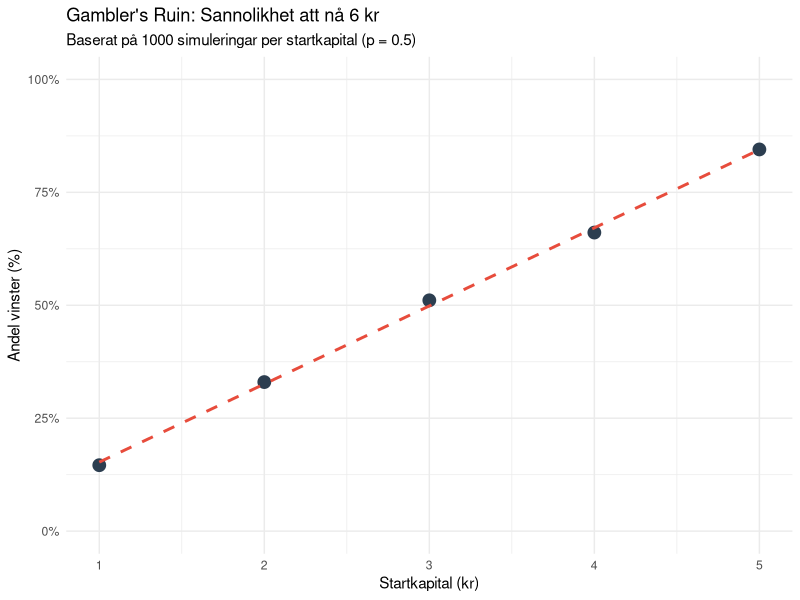

This figure's R source:
## ---- chunk 1
en_spelomgang <- function(p, kapital) {
  if (runif(1) < p) { # om vi vunnit
    return(kapital + 1)
  } else { # annars har vi förlorat
    return(kapital - 1)
  }
}

kim_spelar <- function(p, kapital){
 repeat {
   kapital <- en_spelomgang(p, kapital)
   if (kapital == 6)
     return(1)
   if (kapital == 0)
     return(0)
   else
     next
 }
}

set.seed(950122)
sim_kim <- function(p, n, kapital){
  i <- 0
  antal_vinster <- 0
  while (i < n){
    i <- i + 1
    if (kim_spelar(p, kapital) == 1)
      antal_vinster <- antal_vinster + 1
  }
  return(antal_vinster)
}
## ---- chunk 2
vinster <- sim_kim(0.5, 1000, 1)
## ---- chunk 3
n <- 1000
p <- 0.5
kapital1 <- 2
kapital2 <- 3
kapital3 <- 4
kapital4 <- 5

vinster1 <- sim_kim(p, n, kapital1)
vinster2 <- sim_kim(p, n, kapital2)
vinster3 <- sim_kim(p, n, kapital3)
vinster4 <- sim_kim(p, n, kapital4)
## ---- chunk 4
start_varden <- c(1, 2, 3, 4, 5)
resultat <- sapply(start_varden, function(k) sim_kim(0.5, 1000, k))

# Skapa en snygg dataframe
tabell <- data.frame(
  Startkapital = start_varden,
  Vinster = resultat,
  Andel = resultat / 1000
)
print(tabell)
## ---- chunk 5
# Ladda bibliotek för snyggare grafik
if (!require(ggplot2)) install.packages("ggplot2")
library(ggplot2)

# Inställningar
n <- 1000
p <- 0.5
start_kapital_vektor <- 1:5  # Skapar en lista c(1, 2, 3, 4, 5)

# Kör simuleringen för varje startkapital
vinster_vektor <- sapply(start_kapital_vektor, function(k) sim_kim(p, n, k))

# Skapa en dataframe för plotting
plot_data <- data.frame(
  Startkapital = start_kapital_vektor,
  Andel_Vinster = vinster_vektor / n
)

# Skapa plotten
ggplot(plot_data, aes(x = Startkapital, y = Andel_Vinster)) +
  geom_point(size = 4, color = "#2c3e50") +        # Punkter för simuleringen
  geom_smooth(method = "lm", se = FALSE, color = "#e74c3c", linetype = "dashed") + # Den linjära trenden
  scale_y_continuous(limits = c(0, 1), labels = scales::percent) +
  scale_x_continuous(breaks = 1:5) +
  labs(title = "Gambler's Ruin: Sannolikhet att nå 6 kr",
       subtitle = paste("Baserat på", n, "simuleringar per startkapital (p = 0.5)"),
       x = "Startkapital (kr)",
       y = "Andel vinster (%)") +
  theme_minimal()
## ---- chunk 6
kims_matris <- function(p) {
  q <- 1 - p
  matrix(c(
    0,   p,   0,   0,   0,   0,   q,   # Rad 1 (Start 1kr): Gå till 2kr (p) eller 0kr (q)
    q,   0,   p,   0,   0,   0,   0,   # Rad 2 (Start 2kr): Gå till 3kr (p) eller 1kr (q)
    0,   q,   0,   p,   0,   0,   0,   # Rad 3 (Start 3kr): Gå till 4kr (p) eller 2kr (q)
    0,   0,   q,   0,   p,   0,   0,   # Rad 4 (Start 4kr): Gå till 5kr (p) eller 3kr (q)
    0,   0,   0,   q,   0,   p,   0,   # Rad 5 (Start 5kr): Gå till 6kr (p) eller 4kr (q)
    0,   0,   0,   0,   0,   1,   0,   # Rad 6 (Mål 6kr): Stanna på 6kr (Absorberande)
    0,   0,   0,   0,   0,   0,   1    # Rad 7 (Mål 0kr): Stanna på 0kr (Absorberande)
  ), nrow = 7, byrow = TRUE)
}
## ---- chunk 7
berakna_SR <- function(P) {
  # 1. Identifiera dimensioner
  # Eftersom vi har 5 transienta tillstånd (1-5 kr) extraherar vi dessa rader/kolumner
  n_transient <- 5 
  
  # 2. Extrahera Q (5x5 matrisen för interna övergångar)
  Q <- P[1:n_transient, 1:n_transient]
  
  # 3. Extrahera R (5x2 matrisen för vägen till absorption)
  # Kolumn 6 och 7 i din P-matris
  R <- P[1:n_transient, 6:7]
  
  # 4. Skapa en identitetsmatris (I) med samma storlek som Q
  I <- diag(n_transient)
  
  # 5. Beräkna fundamentalmatrisen S = (I - Q)^-1
  # solve() används i R för att invertera matriser
  S <- solve(I - Q)
  
  # 6. Beräkna SR
  SR <- S %*% R
  
  # Snygga till namnen så det är lättläst
  rownames(SR) <- paste0("Start:", 1:5, "kr")
  colnames(SR) <- c("Vinst (6kr)", "Förlust (0kr)")
  
  return(SR)
}

# Användning:
P_matris <- kims_matris(0.5)
resultat_SR <- berakna_SR(P_matris)
print(resultat_SR)
## ---- chunk 8
# 1. Definiera de p-värden som ska undersökas enligt uppgiften
p_varden <- c(0.20, 0.35, 0.50, 0.65, 0.80)
n_forsok <- 1000  # Antal simuleringar per p-värde
start_pengar <- 1

# 2. Skapa en dataframe för att lagra och jämföra resultaten
resultat_tabell <- data.frame(
  p_vinstchans = p_varden,
  Simulering = numeric(5),
  Matrismetod = numeric(5)
)

# 3. Genomför beräkningarna
for (i in 1:length(p_varden)) {
  p_nu <- p_varden[i]
  
  # --- Metod 1: Simulering ---
  # Vi använder din sim_kim-funktion och räknar ut andelen vinster
  vinst_antal <- sim_kim(p_nu, n_forsok, start_pengar)
  resultat_tabell$Simulering[i] <- vinst_antal / n_forsok
  
  # --- Metod 2: Matrismetod (SR) ---
  # Vi skapar matrisen P och beräknar SR-blocket
  P <- kims_matris(p_nu)
  SR <- berakna_SR(P)
  
  # Elementet på rad 1, kolumn 1 motsvarar vinstchans från 1 kr till 6 kr
  resultat_tabell$Matrismetod[i] <- SR[1, 1]
}

# 4. Presentera resultatet
print(resultat_tabell)
## ---- chunk 9
robins_matris <- function(p) {
  q <- 1 - p
  P <- matrix(0, nrow = 7, ncol = 7)
  
  # Raderna 1-5: Transienta tillstånd (1, 2, 3, 4, 5 kr)
  # ---------------------------------------------------
  P[1, 2] <- p; P[1, 7] <- q  # 1kr: Dubblar till 2 eller förlorar allt
  P[2, 4] <- p; P[2, 7] <- q  # 2kr: Dubblar till 4 eller förlorar allt
  P[3, 6] <- p; P[3, 7] <- q  # 3kr: Dubblar till 6 (mål) eller förlorar allt
  P[4, 6] <- p; P[4, 2] <- q  # 4kr: Satsar 2. Vinner till 6, förlorar ner till 2
  P[5, 6] <- p; P[5, 4] <- q  # 5kr: Satsar 1. Vinner till 6, förlorar ner till 4
  
  # Raderna 6-7: Absorberande tillstånd (6 kr och 0 kr)
  # ---------------------------------------------------
  P[6, 6] <- 1  # Stanna på 6 (vinst)
  P[7, 7] <- 1  # Stanna på 0 (förlust)
  
  return(P)
}

## ---- chunk 10
# p-värden att undersöka
p_varden <- c(0.20, 0.35, 0.50, 0.65, 0.80)

# Skapa tabell för att jämföra vinstchans från 1 kr till 6 kr
jamforelse_strategi <- data.frame(
  p = p_varden,
  Kims_Vinstchans = numeric(5),
  Robins_Vinstchans = numeric(5)
)

for (i in 1:length(p_varden)) {
  p_nu <- p_varden[i]
  
  # Beräkna Kims vinstchans (försiktig strategi)
  SR_kim <- berakna_SR(kims_matris(p_nu))
  jamforelse_strategi$Kims_Vinstchans[i] <- SR_kim[1, 1]
  
  # Beräkna Robins vinstchans (djärv strategi)
  SR_robin <- berakna_SR(robins_matris(p_nu))
  jamforelse_strategi$Robins_Vinstchans[i] <- SR_robin[1, 1]
}

# Visa tabellen
print(jamforelse_strategi)
